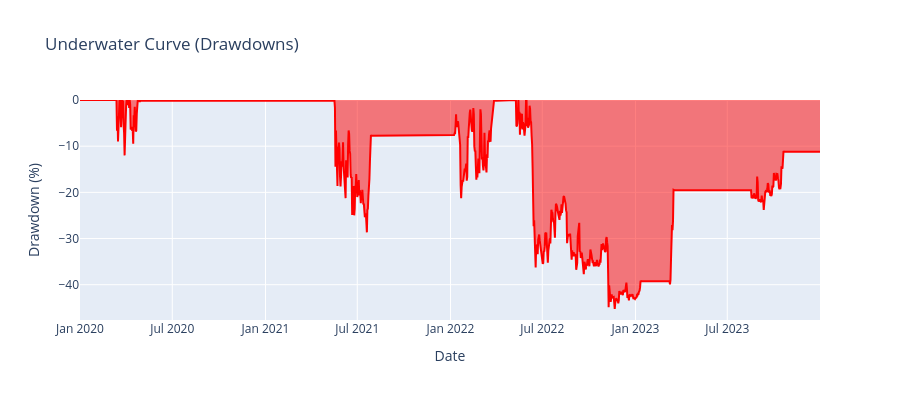

The notebook cell saved with this chart:
### Code cell
# Plot drawdown
fig_dd = go.Figure()
fig_dd.add_trace(
    go.Scatter(
        x=ec.timestamps,
        y=ec.drawdown_series() * 100,  # Call drawdown_series() method
        name="Drawdown",
        fill="tozeroy",
        line=dict(color="red"),
    )
)

fig_dd.update_layout(
    title="Underwater Curve (Drawdowns)",
    xaxis_title="Date",
    yaxis_title="Drawdown (%)",
    height=400,
)
fig_dd.show()

### Figure 1 — Plotly figure (JSON) as saved in the notebook; plotly's stock layout.template omitted (floating-point values rounded to 4 significant figures; data arrays with more than 128 entries replaced by an {"elided": "..."} marker saying what was removed)
{"data": [{"fill": "tozeroy", "line": {"color": "red"}, "name": "Drawdown", "type": "scatter", "x": {"elided": "1461 str values"}, "y": {"elided": "1461 float values"}}], "layout": {"height": 400, "title": {"text": "Underwater Curve (Drawdowns)"}, "xaxis": {"title": {"text": "Date"}}, "yaxis": {"title": {"text": "Drawdown (%)"}}}}
